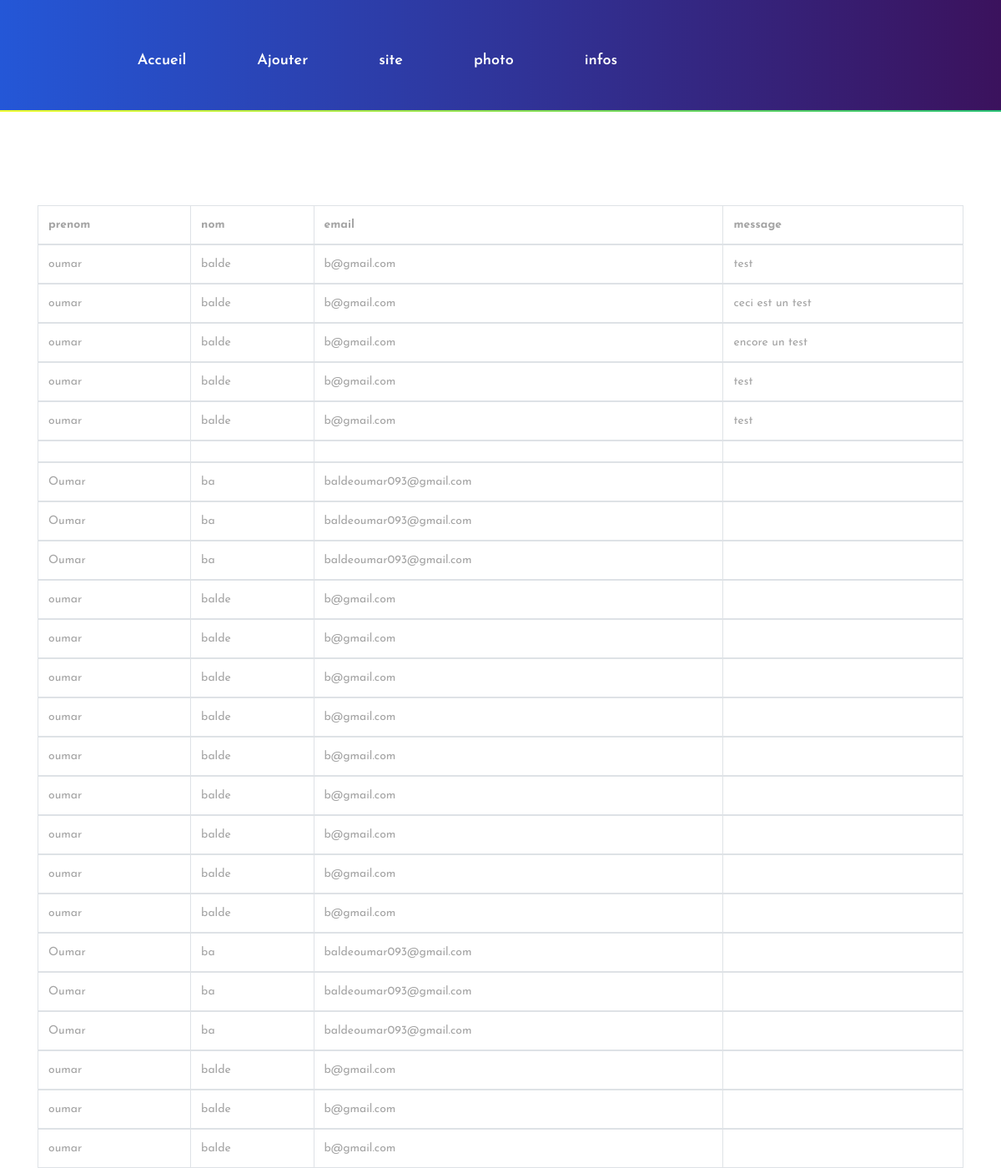
The app's page /admin/infos.php (upper part) with its own data.
### tables this page shows
CREATE TABLE IF NOT EXISTS `infos` (
  `id` int(11) NOT NULL AUTO_INCREMENT,
  `prenom` text NOT NULL,
  `nom` text NOT NULL,
  `email` varchar(50) NOT NULL,
  `message` text NOT NULL,
  PRIMARY KEY (`id`)
);

### admin/infos.php (the view, shortened to what this page needs)
<!DOCTYPE html>
<html lang="en">
<head>
<link rel="stylesheet" type="text/css" href="../styles/bootstrap-4.1.2/bootstrap.min.css">
<link href="../plugins/font-awesome-4.7.0/css/font-awesome.min.css" rel="stylesheet" type="text/css">
<link rel="stylesheet" type="text/css" href="../styles/artist.css">
<link rel="stylesheet" type="text/css" href="../styles/artist_responsive.css">
</head>
<body>
<div class="super_container">
	<header class="header">
		<div class="container">
			<div class="row">
				<div class="col">
					<div class="header_content d-flex flex-row align-items-center justify-content-center">
						<nav class="main_nav">
							<ul class="d-flex flex-row align-items-center justify-content-start">
						<li><a href="gestion.php">Accueil</a></li>
						<li><a href="ajout.php">Ajouter</a></li>
						<li><a href="../index.php">site</a></li>
						<li><a href="formulaire.php">photo</a></li>
						<li><a href="infos.php">infos</a></li>
							</ul>
						</nav>
						<div class="col-lg-3">
						</div>
						</div>
					</div>
				</div>
			</div>
		</div>
	<div class="home mb-5">
		<div class="parallax_background parallax-window" data-parallax="scroll" data-image-src="" data-speed="0.8"></div>
	</div>
	<div class="container">
	<div class="table-responsive">
	 <table class="table table-bordered  table-condensed mt-5" width="100%" cellspacing="0">
                  <thead>
                    <tr>
                      <th>prenom</th>
                      <th>nom</th>
                      <th>email</th>
                      <th>message</th>
                    </tr>
                    </thead>
          <?php
           include('../connexion.php');
           $req=$bdd->query('select * from infos');
           while ($donnee=$req->fetch()) {
           ?>
           <tbody>
                    <tr>
                    	<td><?php echo $donnee['prenom'] ?> </td>
                    	<td><?php echo $donnee['nom'] ?> </td>
                    	<td><?php echo $donnee['email'] ?> </td>
                    	<td><?php echo $donnee["message"] ?> </td>
                    </tr>
                  </tbody>
                  <?php } ?>
                </table>
                </div>
                </div>
</body>
</html>

### styles/artist.css (style rules this page uses)
* { margin: 0; padding: 0; -webkit-font-smoothing: antialiased; -webkit-text-shadow: rgba(0,0,0,.01) 0 0 1px; text-shadow: rgba(0,0,0,.01) 0 0 1px; }
body { font-family: 'Josefin Sans', sans-serif; font-size: 14px; font-weight: 400; background: #FFFFFF; color: #a5a5a5; }
div { display: block; position: relative; -webkit-box-sizing: border-box; -moz-box-sizing: border-box; box-sizing: border-box; }
ul { list-style: none; margin-bottom: 0px; }
a { -webkit-transition: all 200ms ease; -moz-transition: all 200ms ease; -ms-transition: all 200ms ease; -o-transition: all 200ms ease; transition: all 200ms ease; }
a, a:hover, a:visited, a:active, a:link { text-decoration: none; -webkit-font-smoothing: antialiased; -webkit-text-shadow: rgba(0,0,0,.01) 0 0 1px; text-shadow: rgba(0,0,0,.01) 0 0 1px; }
.super_container { width: 100%; overflow: hidden; }
.parallax-window { min-height: 400px; background: transparent; }
.parallax_background { position: absolute; top: 0; left: 0; width: 100%; height: 100%; }
.header { position: fixed; top: 0; left: 0; width: 100%; background-color: #3b125d; background-image: linear-gradient(to right, #2457d7, #3b125d); background: #3b125d; background: linear-gradient(to right, #2457d7, #3b125d); z-index: 100; }
.header::after { position: absolute; left: 0; bottom: 0; width: 100%; height: 2px; content: ''; background-color: #2ac275; background-image: linear-gradient(to right, #eeff2d, #2ac275); background: #2ac275; background: linear-gradient(to right, #eeff2d, #2ac275); }
.header_content { width: calc(100% + 30px); left: -20px; height: 134px; -webkit-transition: all 400ms ease; -moz-transition: all 400ms ease; -ms-transition: all 400ms ease; -o-transition: all 400ms ease; transition: all 400ms ease; }
.main_nav { -webkit-transform: translateY(5px); -moz-transform: translateY(5px); -ms-transform: translateY(5px); -o-transform: translateY(5px); transform: translateY(5px); }
.main_nav ul li { position: relative; }
.main_nav ul li:not(:last-of-type) { margin-right: 65px; }
.main_nav ul li a { font-size: 18px; font-weight: 600; color: #ffffff; padding: 10px; }
.home { height: 150px; }

### records on screen
infos: prenom "oumar", nom "balde", email "b@gmail.com", message "test"
infos: prenom "oumar", nom "balde", email "b@gmail.com", message "ceci est un test"
infos: prenom "oumar", nom "balde", email "b@gmail.com", message "encore un test"
infos: prenom "oumar", nom "balde", email "b@gmail.com", message "test"
infos: prenom "oumar", nom "balde", email "b@gmail.com", message "test"
infos: prenom "Oumar", nom "ba", email "baldeoumar093@gmail.com"
infos: prenom "Oumar", nom "ba", email "baldeoumar093@gmail.com"
infos: prenom "Oumar", nom "ba", email "baldeoumar093@gmail.com"
infos: prenom "oumar", nom "balde", email "b@gmail.com"
infos: prenom "oumar", nom "balde", email "b@gmail.com"
infos: prenom "oumar", nom "balde", email "b@gmail.com"
infos: prenom "oumar", nom "balde", email "b@gmail.com"
infos: prenom "oumar", nom "balde", email "b@gmail.com"
infos: prenom "oumar", nom "balde", email "b@gmail.com"
infos: prenom "oumar", nom "balde", email "b@gmail.com"
infos: prenom "oumar", nom "balde", email "b@gmail.com"
infos: prenom "oumar", nom "balde", email "b@gmail.com"
infos: prenom "Oumar", nom "ba", email "baldeoumar093@gmail.com"
infos: prenom "Oumar", nom "ba", email "baldeoumar093@gmail.com"
infos: prenom "Oumar", nom "ba", email "baldeoumar093@gmail.com"
infos: prenom "oumar", nom "balde", email "b@gmail.com"
infos: prenom "oumar", nom "balde", email "b@gmail.com"
infos: prenom "oumar", nom "balde", email "b@gmail.com"
